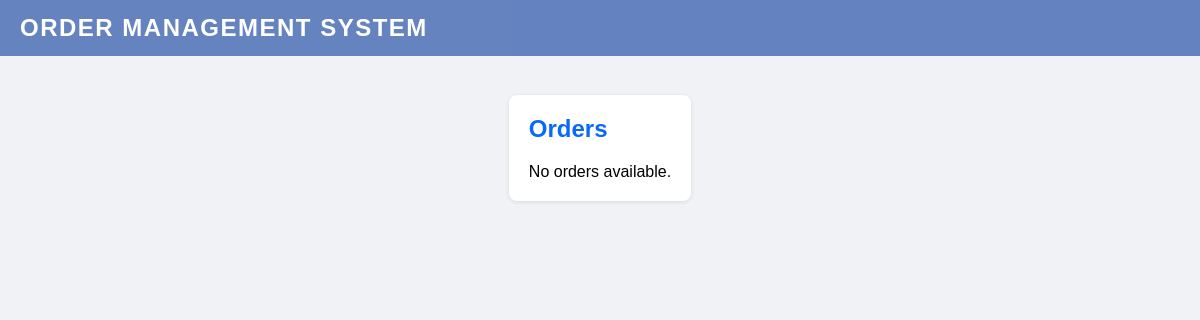
Before: /show_orders/ with the older database file.
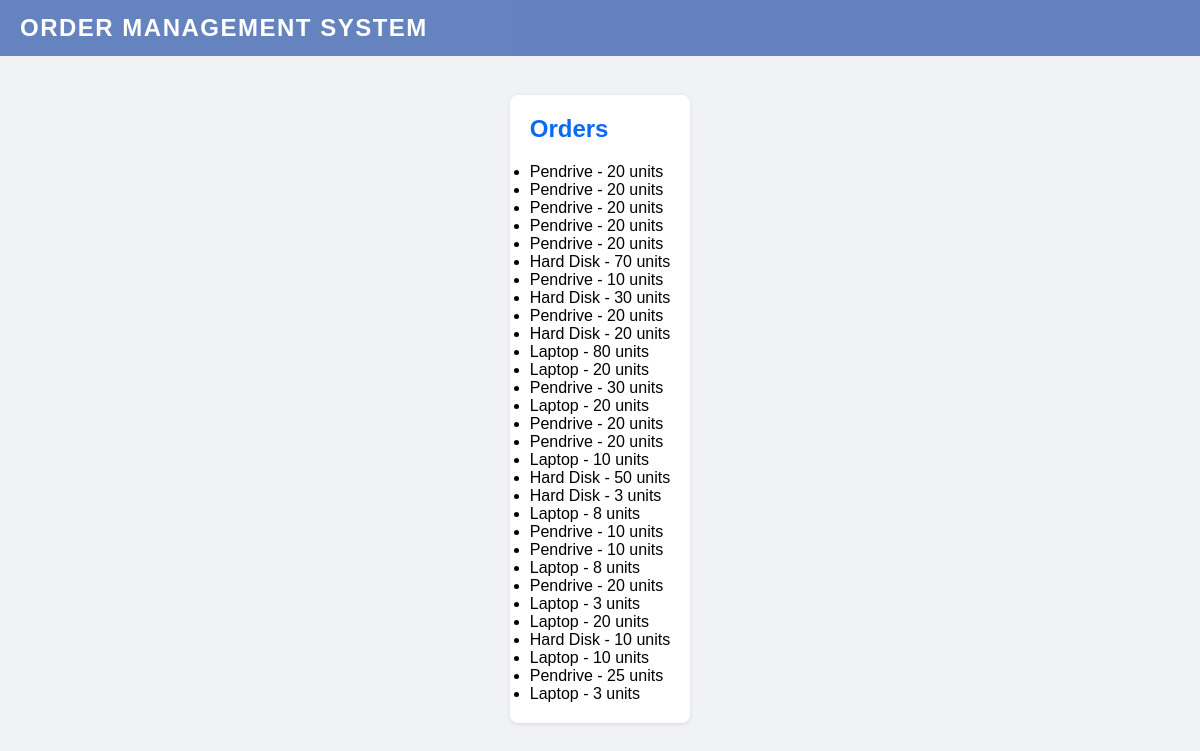
After: the same page with the newer database file.
### inventory/models.py (models this page shows, shortened)
class Order(models.Model):
    stock = models.ForeignKey(Stock, on_delete=models.CASCADE)
    order_quantity = models.IntegerField()
    is_confirmed = models.BooleanField(default=False)  # Add this line
    class Meta:
        db_table = "order_master"

class Stock(models.Model):
    name = models.CharField(max_length=50)
    description = models.CharField(max_length=100)
    minqty_required = models.IntegerField()
    maxqty_required = models.IntegerField()
    cost_per_unit = models.FloatField()
    usage_level = models.CharField(
        max_length=30,
        choices=[
            ('Low level', 'Low level'),
            ('Mid level', 'Mid level'),
            ('High level', 'High level'),
        ],
        default='Low level',
    )
    reorder_duration = models.CharField(
        max_length=30,
        choices=[
            ('1 week', '1 week'),
            ('3-4 days', '3-4 days'),
            ('1-2 days', '1-2 days'),
        ],
        default='1 week',
    )
    supplier_id = models.ForeignKey('Supplier', on_delete=models.SET_NULL,null=True)
    class Meta:
        db_table = "stock_master"

### inventory/views.py (the view)
# urls.py: path('show_orders/', show_orders, name='show_orders'),
def show_orders(request):
    orders = Order.objects.filter(is_confirmed=True)
    return render(request, 'show_orders.html', {'orders': orders})

### inventory/templates/show_orders.html (shortened to what this page needs)
<!DOCTYPE html>
<html lang="en">
<head>
</head>
<body>
    <nav>
        <div class="logo">
            <p>order management system</p>
        </div>
    </nav>
    <div class="container">
        <h2>Orders</h2>
        {% if orders %}
        <ul>
            {% for order in orders %}
            <li>{{ order.stock.name }} - {{ order.order_quantity }} units</li>
            {% endfor %}
        </ul>
        {% else %}
        <p>No orders available.</p>
        {% endif %}
    </div>
</body>
</html>

Changed rows visible on the page:
added Order: stock.name "Pendrive", order_quantity "20"
added Order: stock.name "Pendrive", order_quantity "20"
added Order: stock.name "Pendrive", order_quantity "20"
added Order: stock.name "Pendrive", order_quantity "20"
added Order: stock.name "Pendrive", order_quantity "20"
added Order: stock.name "Hard Disk", order_quantity "70"
added Order: stock.name "Pendrive", order_quantity "10"
added Order: stock.name "Hard Disk", order_quantity "30"
added Order: stock.name "Pendrive", order_quantity "20"
added Order: stock.name "Hard Disk", order_quantity "20"
added Order: stock.name "Laptop", order_quantity "80"
added Order: stock.name "Laptop", order_quantity "20"
added Order: stock.name "Pendrive", order_quantity "30"
added Order: stock.name "Laptop", order_quantity "20"
added Order: stock.name "Pendrive", order_quantity "20"
added Order: stock.name "Pendrive", order_quantity "20"
added Order: stock.name "Laptop", order_quantity "10"
added Order: stock.name "Hard Disk", order_quantity "50"
added Order: stock.name "Hard Disk", order_quantity "3"
added Order: stock.name "Laptop", order_quantity "8"
added Order: stock.name "Pendrive", order_quantity "10"
added Order: stock.name "Pendrive", order_quantity "10"
added Order: stock.name "Laptop", order_quantity "8"
added Order: stock.name "Pendrive", order_quantity "20"
added Order: stock.name "Laptop", order_quantity "3"
added Order: stock.name "Laptop", order_quantity "20"
added Order: stock.name "Hard Disk", order_quantity "10"
added Order: stock.name "Laptop", order_quantity "10"
added Order: stock.name "Pendrive", order_quantity "25"
added Order: stock.name "Laptop", order_quantity "3"
Other visible differences:
text no longer shown: "No orders available."
